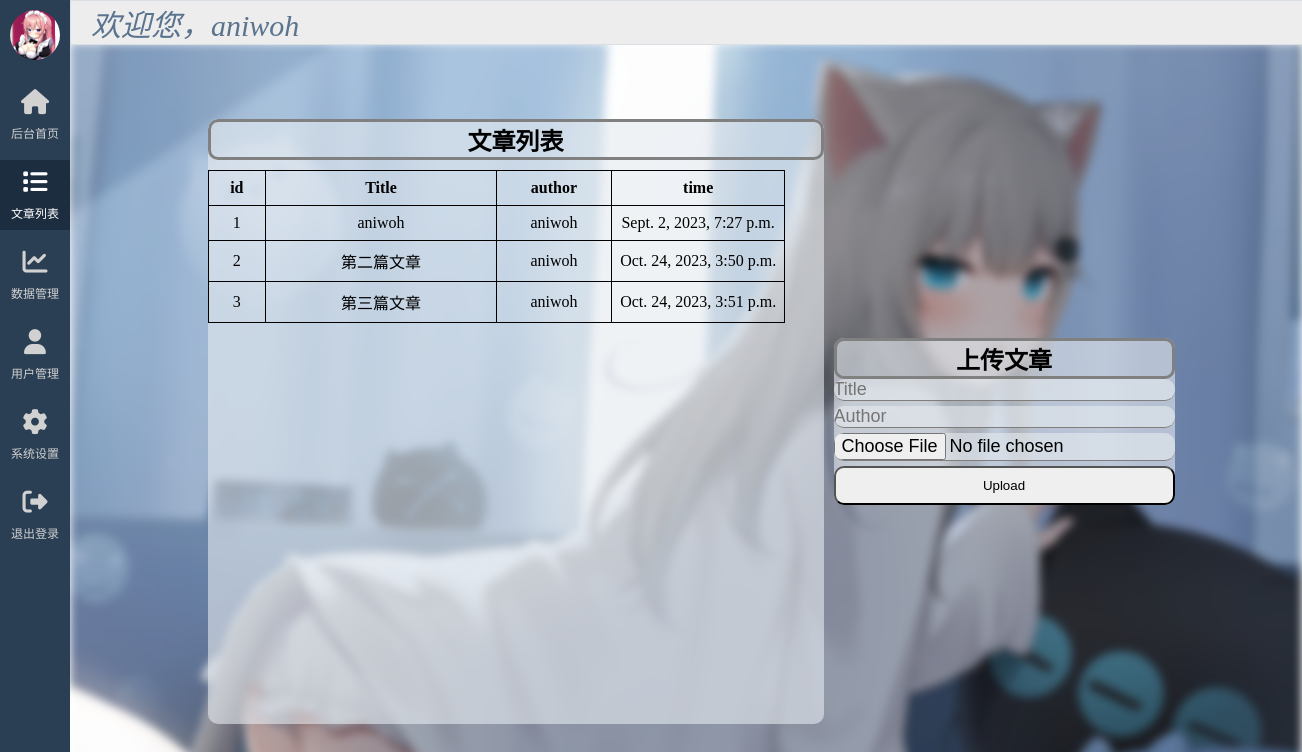
Before: /homepage/list (signed in) with the older database file.
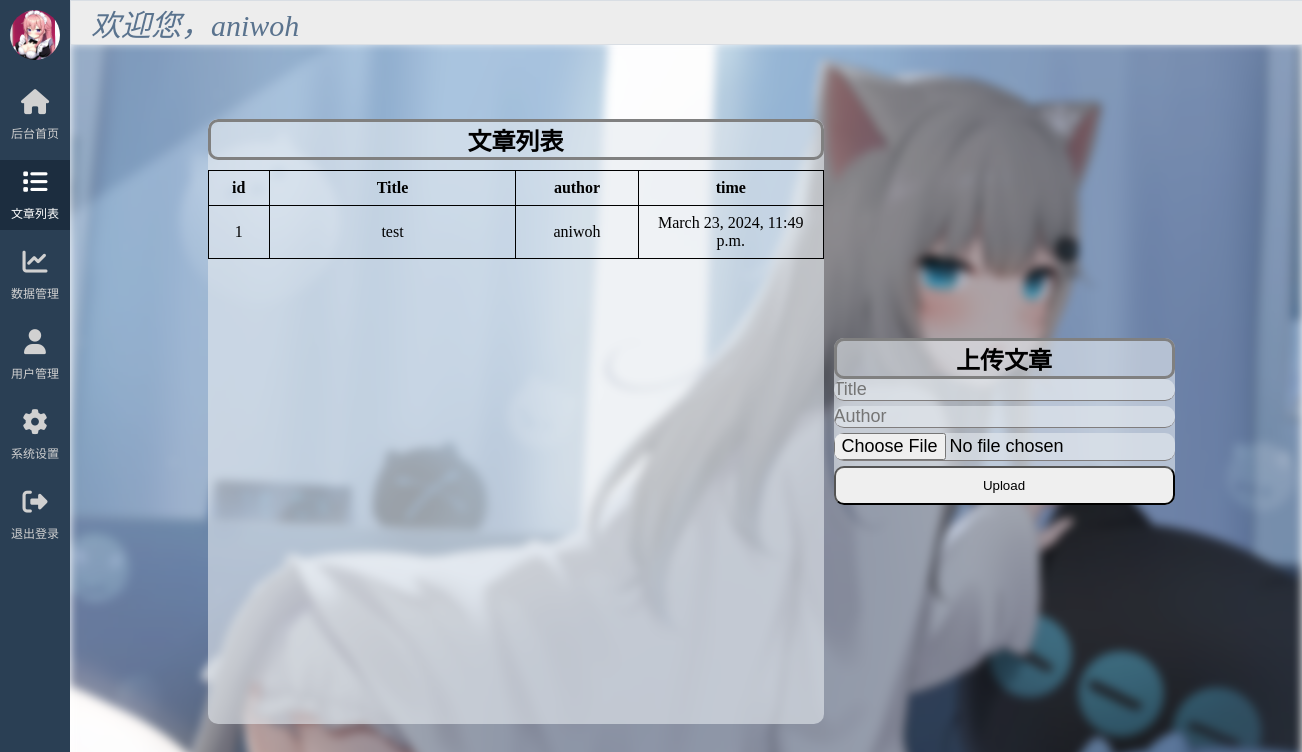
After: the same page with the newer database file.
### index_app/models.py (models this page shows)
class MarkdownFilePool(models.Model):
    title = models.CharField(max_length=100)
    content = models.TextField()
    author = models.CharField(max_length=100)
    created_at = models.DateTimeField(auto_now_add=True)
    comment_count = models.IntegerField(default=0)
    view_count = models.IntegerField(default=0)

### homepage/views.py (the view)
# urls.py: path('list',views.list,name='list'),
@login_required
def list(request):
    posts = MarkdownFilePool.objects.all()
    username = request.COOKIES.get('username')
    content={
        'username':username,
        'current_page':'list',
        'posts':posts
    }
    return render(request,'homepage/list.html',content)

### templates/homepage/list.html (shortened to what this page needs)
{% extends "./layout-home.html" %}
{% block content %}
<link rel="stylesheet" href="{% static 'css/home_list.css' %}">
<div class='list-main'>
<div class="post-list">
    <h2 style="text-align: center;border: gray solid;border-radius: 10px;"> 文章列表</h1>
    <table style="border-radius: 10px;">
        <thead>
            <tr>
                <th style="width: 10%;">id</th>
                <th style="width: 40%;">Title</th>
                <th style="width: 20%;">author</style></th>
                <th style="width: 30%;">time</th>
            </tr>
        </thead>
        <tbody>
            {% for post in posts %}
            <tr class="list-content">
                <td>{{ post.id }}</td>
                <td>{{ post.title }}</td>
                <td>{{ post.author }}</td>
                <td>{{ post.created_at }}</td>
            </tr>
            {% endfor %}
        </tbody>
    </table>
</div>
<div class="upload">
    <h2 style="text-align: center;border: gray solid;border-radius: 10px;">上传文章</h2>
    <form method="POST" enctype="multipart/form-data" action="{% url 'upload' %}">
        <input type="text" name="title" placeholder="Title" required class="input-item"><br>
        <input type="text" name="author" placeholder="Author" required class="input-item"><br>
        <input type="file" name="markdown_file" required class="input-item"><br>
        <input type="submit" value="Upload" class="btn">
    </form>
</div>
</div>
{% endblock %}

### templates/homepage/layout-home.html (shortened to what this page needs)
<!DOCTYPE html>
<html>
<head>
    <link href="https://cdn.bootcdn.net/ajax/libs/font-awesome/6.4.0/css/all.css" rel="stylesheet">
    <link rel="stylesheet" href="{% static 'css/banner.css' %}">
</head>
<body>
    <div class="navbar">
        <label class="top-title">
            <i>欢迎您，{{user.username}}</i>
        </label>
        <ul>
            <li>
                <a href="/index">
                <img src="{% static 'img/avater_240.jpg' %}" alt="">
                </a>
            </li>
            <li>
                <a href="./home" {% if current_page == 'home' %}class="current" {% endif %}>
                    <i class="fa-solid fa-house"></i>
                    <span>后台首页</span>
                </a>
            </li>
            <li>
                <a href="./list" {% if current_page == 'list' %}class="current" {% endif %}>
                    <i class="fa-solid fa-list"></i>
                    <span>文章列表</span>
                </a>
            </li>
            <li>
                <a href="./data" {% if current_page == 'data' %}class="current" {% endif %}>
                    <i class="fa-solid fa-chart-line"></i>
                    <span>数据管理</span>
                </a>
            </li>
            <li>
                <a href="./userall" {% if current_page == 'userall' %}class="current" {% endif %}>
                    <i class="fa-solid fa-user"></i>
                    <span>用户管理</span>
                </a>
            </li>
            <li>
                <a href="./setting" {% if current_page == 'setting' %}class="current" {% endif %}>
                    <i class="fa-solid fa-gear"></i>
                    <span>系统设置</span>
                </a>
            </li>
            <li>
                <a href="{% url 'logout' %}">
                    <i class="fa-solid fa-right-from-bracket"></i>
                    <span>退出登录</span>
                </a>
            </li>
        </ul>
        <div class="main">
            {% block content %}
            {% endblock %}
        </div>
    </div>
</body>
</html>

### static/css/banner.css (style rules this page uses)
* { margin: 0; padding: 0; }
body { overflow: hidden; }
.navbar { position: relative; width: 100vw; display: flex; }
.main { flex: 1; height: calc(100vh - 43px); position: relative; top: 43px; display: flex; }
.main::before { content: ""; position: absolute; top: 0; left: 0; width: 100%; height: 100%; background-image: url('../img/88426823_p0.png'); background-size: cover; filter: blur(5px); z-index: -1; }
.navbar .top-title { position: absolute; top: 0; left: 70px; width: 100%; height: 43px; font-size: 30px; color: #5a738e; background-color: #ededed; padding-left: 20px; border: 1px solid #d9dee4; }
.navbar ul { list-style: none; width: 70px; height: 100vh; background-color: #2a3f54; overflow: hidden; }
.navbar ul li { height: 70px; margin-bottom: 10px; }
.navbar ul li:first-child { display: flex; justify-content: center; align-items: center; padding: 0 10px; }
.navbar ul li:first-child img { width: 50px; height: 50px; border-radius: 50%; }
.navbar ul li a { display: flex; justify-content: center; align-items: center; flex-direction: column; width: 100%; height: 100%; color: #d1d1d1; text-decoration: none; }
.navbar ul li a i { font-size: 25px; margin-bottom: 10px; }
.navbar ul li a span { font-size: 12px; white-space: nowrap; }
.navbar ul li a.current { color: #fff; background-color: #1c2d3f; }

### static/css/home_list.css (style rules this page uses)
.list-main { height: 100%; width: 100%; justify-content: center; align-items: center; display: flex; }
.post-list { height: 80%; width: 50%; margin: 10px; overflow: auto; background-color: rgba(230, 235, 240, 0.6); border-radius: 10px; }
.list-content { text-align: center; }
.upload { background-color: rgba(230, 235, 240, 0.6); border-radius: 10px; }
a { text-decoration: none; color: inherit; }
table { border-collapse: collapse; margin-top: 10px; }
th, td { border: 1px solid black; padding: 8px; }
.input-item { width: 100%; height: 30%; border: 0; font-size: large; background-color:rgba(230, 235, 240, 0.6); border-bottom: 1px solid rgb(128, 125, 125); outline: none; border-radius: 10px; margin-bottom: 5px; }
.input-item:placeholder { text-transform: uppercase; }
.btn { text-align: center; padding: 10px; width: 100%; border-radius: 10px; }

Changed rows visible on the page:
removed MarkdownFilePool: id "2", title "第二篇文章", author "aniwoh", created_at "Oct. 24, 2023, 3:50 p.m."
removed MarkdownFilePool: id "3", title "第三篇文章", author "aniwoh", created_at "Oct. 24, 2023, 3:51 p.m."
changed MarkdownFilePool "aniwoh": title "aniwoh" → "test"; created_at "Sept. 2, 2023, 7:27 p.m." → "March 23, 2024, 11:49 p.m."
